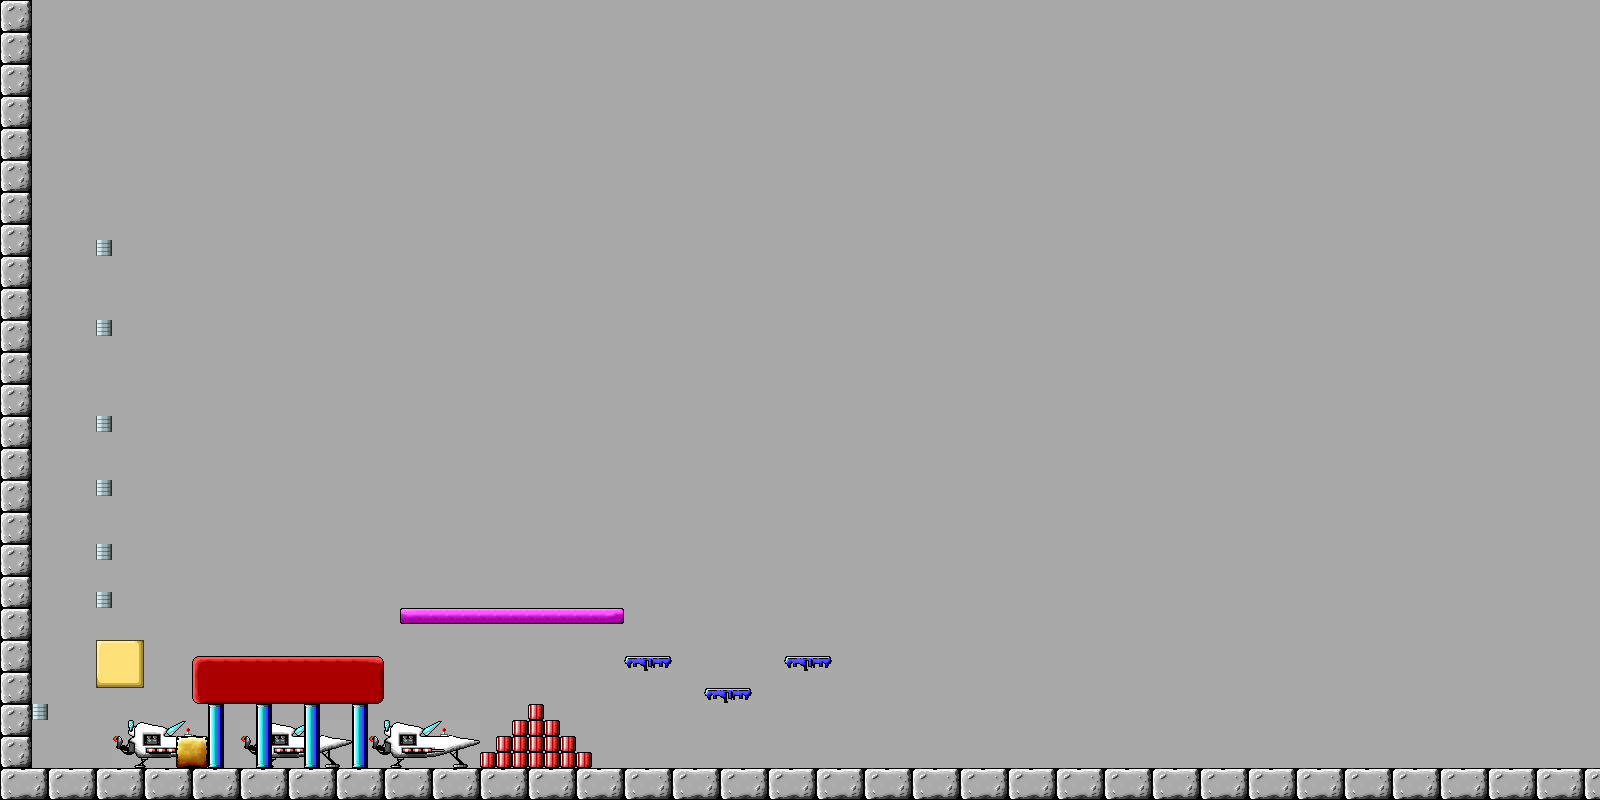

This is a level from a 2D game, rendered from its Tiled map with the project's own tilesets. A one-line summary and the map file follow, with tile-layer data summarised:
An orthogonal 100x50 tile map with 16x16 px tiles, 2 tile layers (background, world), 3 tilesets and 3 objects (player).

<map version="1.0" orientation="orthogonal" renderorder="right-down" width="100" height="50" tilewidth="16" tileheight="16" backgroundcolor="#a8a8a8" nextobjectid="36">
 <properties>
  <property name="author" value="sponge" />
  <property name="title" value="slightly less stolen test map" />
 </properties>
 <tileset firstgid="1" source="tilesets/keen1.tsx" />
 <tileset firstgid="612" source="tilesets/keen3.tsx" />
 <tileset firstgid="1236" source="tilesets/objects.tsx" />
 <layer name="background" width="100" height="50">
  <data>[5000 cells, 69 non-empty, 24 distinct tile ids]</data>
 </layer>
 <layer name="world" width="100" height="50">
  <data>[5000 cells, 391 non-empty, 36 distinct tile ids]</data>
 </layer>
 <objectgroup color="#8f84a4" name="objects">
  <object id="32" type="player" gid="1242" x="64" y="768" width="16" height="16" />
  <object id="33" gid="1241" x="528" y="704" width="16" height="16" />
  <object id="34" gid="1239" x="880" y="768" width="16" height="16" />
 </objectgroup>
</map>